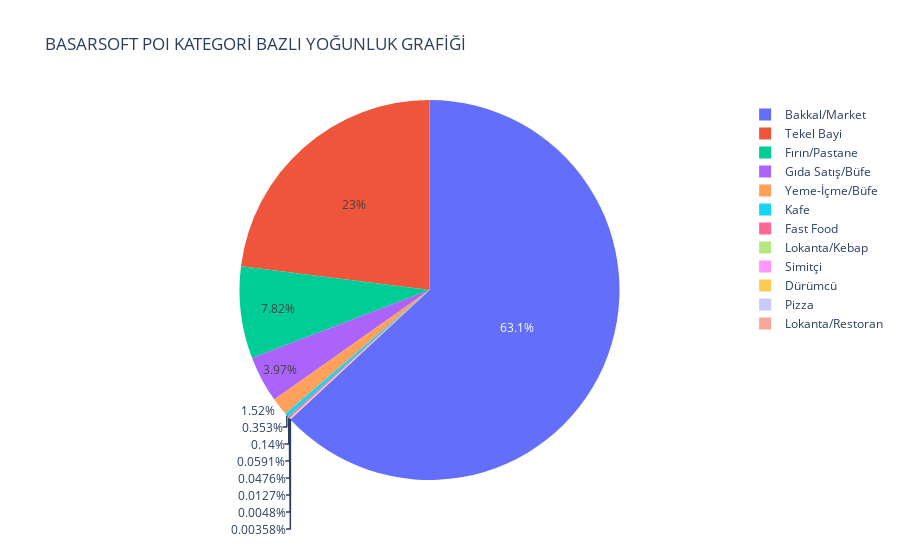

This figure's notebook cell:
### Code cell
fig = px.pie(df_poi_cat.groupby('poi_category')['BODY_COUNT'].sum().reset_index(), 
             values='BODY_COUNT', names='poi_category', title='BASARSOFT POI KATEGORİ BAZLI YOĞUNLUK GRAFİĞİ')
fig.show()

### Figure 1 — Plotly figure (JSON) as saved in the notebook; plotly's stock layout.template omitted (floating-point values rounded to 4 significant figures)
{"data": [{"domain": {"x": [0, 1], "y": [0, 1]}, "hovertemplate": "poi_category=%{label}<br>BODY_COUNT=%{value}<extra></extra>", "labels": ["Bakkal/Market", "Dürümcü", "Fast Food", "Fırın/Pastane", "Gıda Satış/Büfe", "Kafe", "Lokanta/Kebap", "Lokanta/Restoran", "Pizza", "Simitçi", "Tekel Bayi", "Yeme-İçme/Büfe"], "legendgroup": "", "name": "", "showlegend": true, "type": "pie", "values": [2890000000.0, 581900.0, 6429000.0, 358200000.0, 181900000.0, 16190000.0, 2709000.0, 164000.0, 220000.0, 2180000.0, 1054000000.0, 69430000.0]}], "layout": {"autosize": true, "legend": {"tracegroupgap": 0}, "title": {"text": "BASARSOFT POI KATEGORİ BAZLI YOĞUNLUK GRAFİĞİ"}}}
